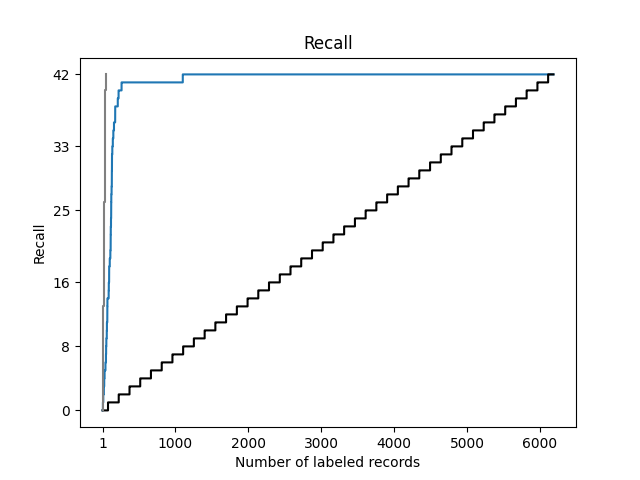

This figure's Python source:
import matplotlib.pyplot as plt
from asreview import open_state

from asreviewcontrib.insights.plot import plot_recall

with open_state("tests/asreview_files/sim_van_de_schoot_2017_1.asreview") as s:
    fig, ax = plt.subplots()
    plot_recall(ax, s, x_absolute=True, y_absolute=True)

    fig.savefig("docs/example_absolute_axes.png")
